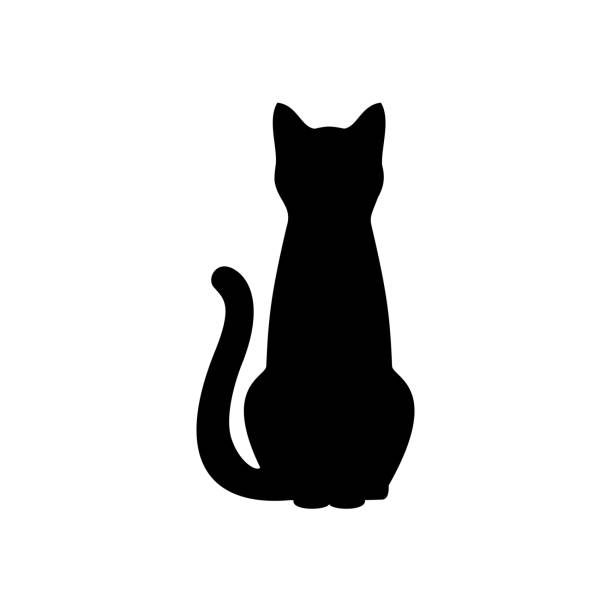
#> input picture src/cat_shape.png, 612 x 612 px, found by its file name
$ python wordcloud_gen.py
#> lines starting #> are read from the running program, lines starting #| are printed output that depends on the picture; after the words box and inside, x2 and y2 are one past the last pixel; in counts of white or black regions, pixels touching at a corner belong together
import numpy as np
from PIL import Image, ImageDraw, ImageFont
import random

class WordShapePacker:
    def __init__(self, mask_path, words):
        print("WordShapePacker init")
        self.mask = self.load_mask(mask_path)
        self.words = words
        self.placed_rectangles = []
        self.min_font_size = 8
        self.max_font_size = 24
        self.fonts = {
            size: ImageFont.truetype("arial.ttf", size)
            for size in range(self.min_font_size, self.max_font_size + 1, 2)
        }
        self.current_font_size = self.max_font_size

    def load_mask(self, mask_path):
#> called with mask_path = 'src/cat_shape.png'
        mask = Image.open(mask_path).convert('L')
        mask = mask.resize((600, 600))
#> mask: PIL image 600x600 L
        return np.array(mask) < 128
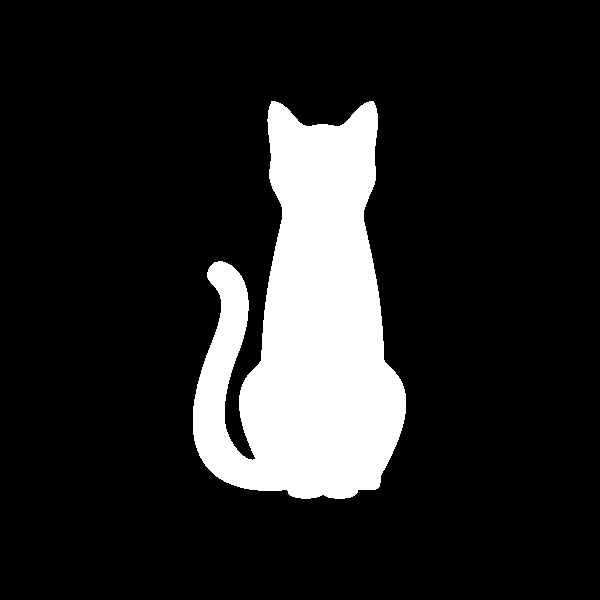
#> returned value: shape (600, 600) bool; 14.7% white; 1 white region, box (x1, y1, x2, y2) and area: (193, 101, 406, 499) 52934
#> in visualize, `img = Image.new('RGB', (self.mask.shape[1], self.mask.shape[0]), 'whit..`: img: PIL image 600x600 RGB; every value is 255

    def get_word_size(self, word, font_size):
        font = self.fonts[font_size]
        bbox = font.getbbox(word)
        return bbox[2] - bbox[0], bbox[3] - bbox[1]

    def calculate_coverage(self):
        """Oblicza procent pokrycia maski"""
        if not self.placed_rectangles:
            return 0

        coverage = np.zeros_like(self.mask, dtype=bool)
        for x, y, w, h, _ in self.placed_rectangles:
            y_end = min(y + h, coverage.shape[0])
            x_end = min(x + w, coverage.shape[1])
            coverage[y:y_end, x:x_end] = True

        mask_area = np.sum(self.mask)
        covered_area = np.sum(coverage & self.mask)
        return covered_area / mask_area

    def can_place_rectangle(self, x, y, width, height):
        if (y + height > self.mask.shape[0] or
            x + width > self.mask.shape[1] or
            x < 0 or y < 0):
            return False

        steps_x = 4
        steps_y = 4
        for i in range(steps_y + 1):
            for j in range(steps_x + 1):
                px = x + (j * width) // steps_x
                py = y + (i * height) // steps_y
                if py >= self.mask.shape[0] or px >= self.mask.shape[1]:
                    return False # albo break, to dziala podobnie
                if not self.mask[py, px]:
                    return False

        margin = 1
        for px, py, pw, ph, _ in self.placed_rectangles:
            if (x - margin < px + pw and x + width + margin > px and
                y - margin < py + ph and y + height + margin > py):
                return False

        return True

    def find_position(self, width, height, attempts):
        y_coords, x_coords = np.where(self.mask)
        if len(y_coords) == 0:
            return None

        center_y = int(np.mean(y_coords))
#> center_y = 329
        center_x = int(np.mean(x_coords))
#> center_x = 307

        max_radius = max(self.mask.shape)
#> max_radius = 600
        step = 3

        if self.can_place_rectangle(center_x - width//2, center_y - height//2, width, height):
            return center_x - width//2, center_y - height//2

        for radius in range(0, max_radius, step):
            angle_step = 0
            if attempts %300 == 0:
                angle_step += 1
            angles = np.linspace(0 + angle_step, 2*np.pi + angle_step, 32)
            # random.shuffle(angles)
            for angle in angles:
                x = int(center_x + radius * np.cos(angle) - width//2)
                y = int(center_y + radius * np.sin(angle) - height//2)

                if self.can_place_rectangle(x, y, width, height):
                    return x, y

        return None

    def pack_words(self):
        target_coverage = 0.85
        placed_words = []
        attempts = 0
        max_attempts = 1000

        words_to_pack = []
        for size in self.fonts:
            for word in self.words:
                words_to_pack.append((word, size))
                # words_to_pack.append((word, size))
        print(words_to_pack)
        words_to_pack.sort(key=lambda x: -x[1])
        # random.shuffle(words_to_pack)

        while attempts < max_attempts:
            if not words_to_pack:
                sizes = sorted(self.fonts.keys())[:-2]
                words_to_pack = [(word, size) for size in sizes for word in self.words] * 5


            word, font_size = words_to_pack.pop(0)
            width, height = self.get_word_size(word, font_size)
            # width i heigth to wysokosc pierwszego słowa które jest w liście słów
            position = self.find_position(width, height, attempts)

            if position:
                x, y = position
                self.placed_rectangles.append((x, y, width, height, font_size))
                placed_words.append((word, x, y, font_size))

                coverage = self.calculate_coverage()
                # print(coverage)
                if coverage >= target_coverage:
                    break

            attempts += 1
#> in calculate_coverage, `mask_area = np.sum(self.mask)`: mask_area = 52934
#> in calculate_coverage, `covered_area = np.sum(coverage & self.mask)`: covered_area = 1909
        # print(attempts)
        return placed_words


    def visualize(self, output_path):
        img = Image.new('RGB', (self.mask.shape[1], self.mask.shape[0]), 'white')
        draw = ImageDraw.Draw(img)

        for word, x, y, font_size in self.pack_words():
            font = self.fonts[font_size]
            draw.text((x, y), word, fill='black', font=font)

        # img.save(output_path)
        return img

if __name__ == "__main__":
    words = ["Python", "Programming", "Algorithm", "Data", "Code",
             "Computer", "Science", "Learning", "AI", "Development"]

    packer = WordShapePacker("src/cat_shape.png", words)
#> (the run stopped early here; a loop or call above may not have finished)
